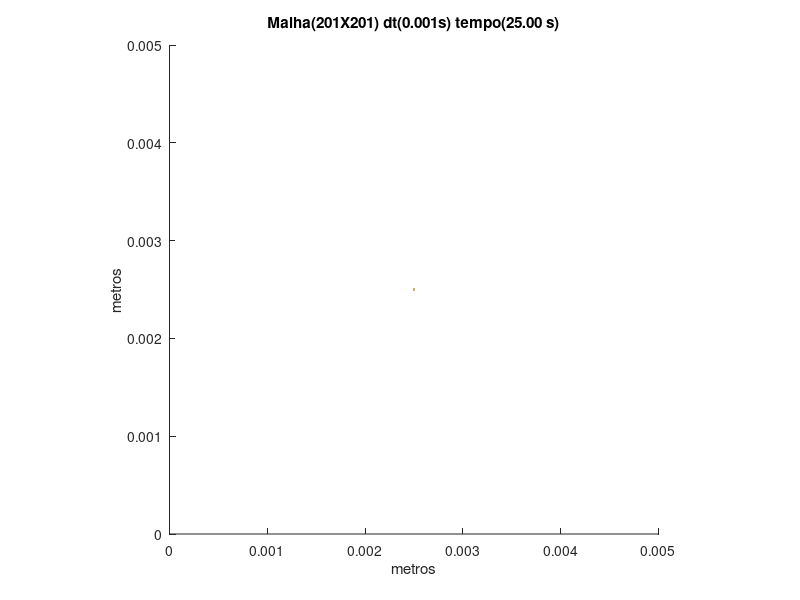

MATLAB code for this plot:
set (gca,'PlotBoxAspectRatio',[1 1 1],'Xlim',[0,0.005],'Ylim',[0,0.005])
hold on
title('Malha(201X201) dt(0.001s) tempo(25.00 s)')
hold on
ylabel('metros')
hold on
xlabel('metros')
hold on

fill([0.00248756218905473 0.00248756218905473 0.00251243781094527 0.00251243781094527],[0.00248756218905473 0.00251243781094527 0.00251243781094527 0.00248756218905473],[0.8,0.7,0.4],'LineStyle','none')
